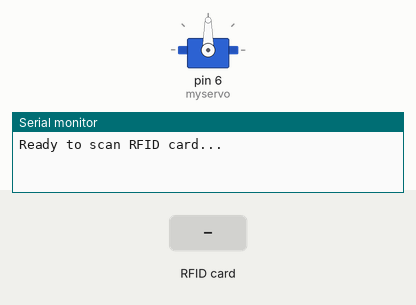
Simulated run of this sketch. Board: Arduino Uno, built with avr-gcc and run on an emulated ATmega328P. On the bench: servo, the last lines printed to the serial monitor. The test bench sets the inputs (shaded band).

Above: at 1.2 s.
1.3 s: RFID card A3 A1 4C 1C held to the reader
At 3.9 s:
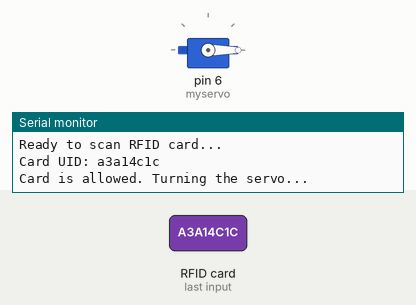
4.3 s: RFID card 5E 7A 19 C4 held to the reader
Timing chart, 0 to 7.3 s (numbered marks = the images above; inputs shaded):
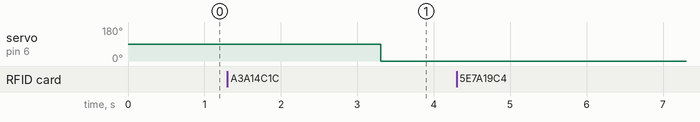

Measured:
- after the input at 1.3 s, servo on pin 6 (myservo): 90° → 0° after 2.0 s

The sketch:

SCAN_RFID.ino
```cpp
#include <SPI.h>
#include <MFRC522.h>
#include <Servo.h>

#define RST_PIN 9
#define NSS_PIN 10

MFRC522 mfrc522(NSS_PIN, RST_PIN);

Servo myservo;
String allowedCardID = "a3a14c1c";

void setup() {
  Serial.begin(9600);
  SPI.begin();
  mfrc522.PCD_Init();
  myservo.attach(6);


  Serial.println("Ready to scan RFID card...");
}

void loop() {
  if (mfrc522.PICC_IsNewCardPresent()) {
    if (mfrc522.PICC_ReadCardSerial()) {
      String cardID = "";

      for (byte i = 0; i < mfrc522.uid.size; i++) {
        cardID += String(mfrc522.uid.uidByte[i], HEX);
      }

      Serial.print("Card UID: ");
      Serial.println(cardID);

      if (cardID == allowedCardID) {
        Serial.println("Card is allowed. Turning the servo...");
        myservo.write(90);
        delay(2000);
        myservo.write(0);
        delay(1000);
      } else {
        Serial.println("Card is not allowed.");
      }

      mfrc522.PICC_HaltA();
    }
  }
}
```
